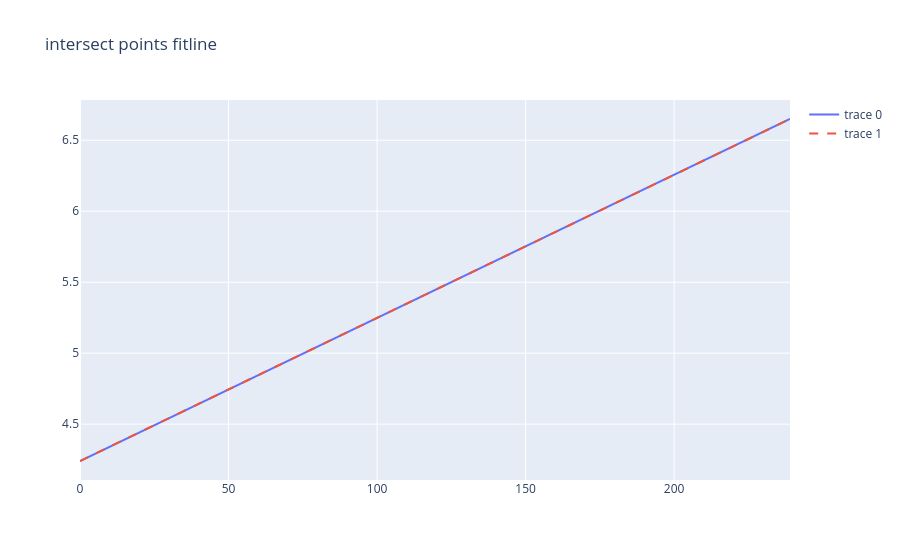
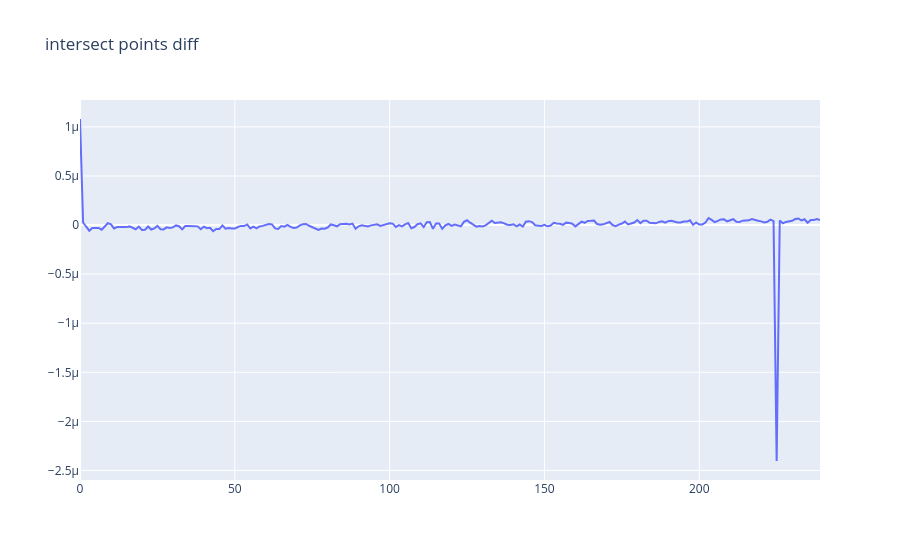
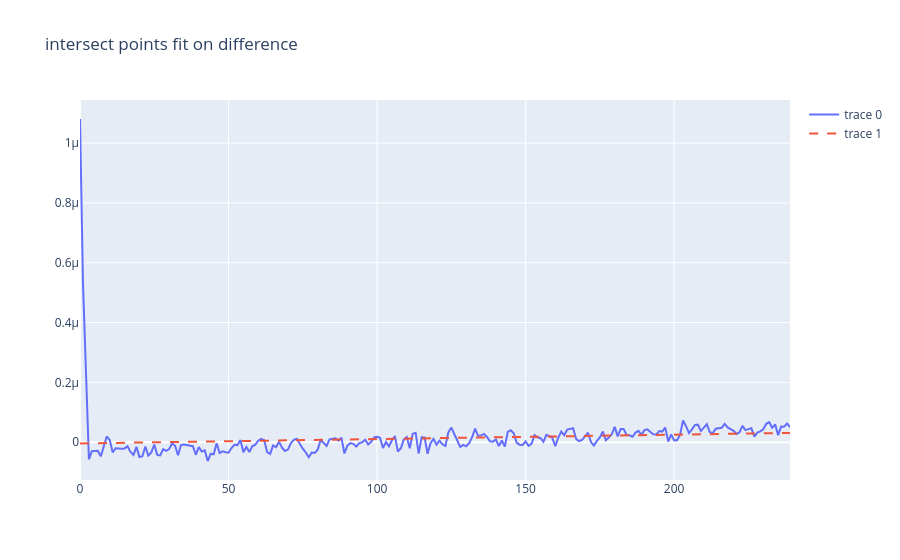
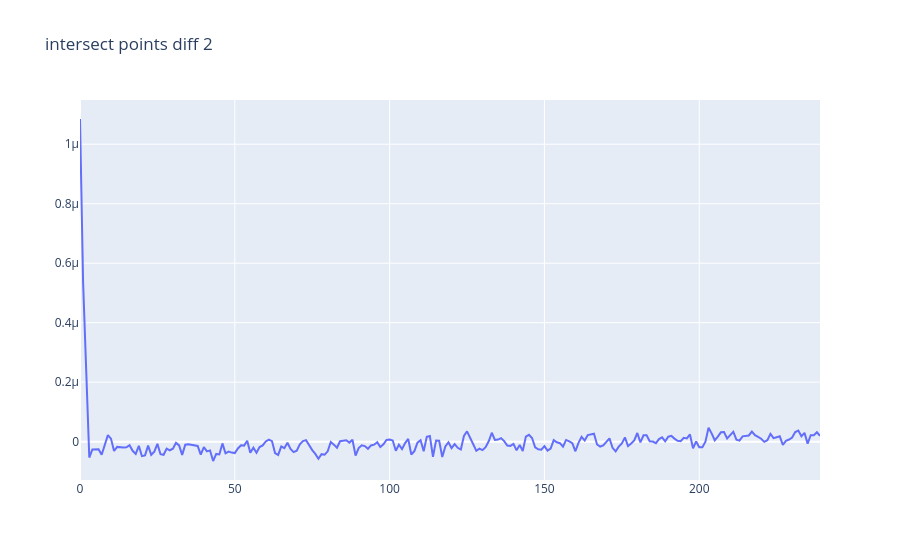

These figures' notebook cell, in order:
### Code cell
print(f"guessed: {coeft=} coeff_time={coeff_time[0]:.12f},{coeff_time[1]:.12f} cfo ppm from time: {1 - coeff_time[0] / Config.nsampf * Config.fs} cfo: {(1 - coeff_time[0] / Config.nsampf * Config.fs) * Config.sig_freq}")
pltfig(((sec_xlist, sec_tlist), (sec_xlist, xp.polyval(coeff_time, sec_xlist))), title="intersect points fitline").show()
pltfig1(sec_xlist, sec_tlist - xp.polyval(coeff_time, sec_xlist), title="intersect points diff").show()

sec_tdiff_list = sec_tlist - xp.polyval(coeff_time, sec_xlist)
sec_smoothed_tlist = sec_tlist.copy()
for pidx in range(1, len(sec_tdiff_list) - 1):
    if abs(sec_tdiff_list[pidx] - sec_tdiff_list[pidx-1]) > 0.2e-6 and abs(sec_tdiff_list[pidx] + sec_tdiff_list[pidx-1]) > 0.2e-6:
        sec_tdiff_list[pidx] = (sec_tdiff_list[pidx-1] + sec_tdiff_list[pidx+1])/2
        sec_smoothed_tlist[pidx] = (sec_smoothed_tlist[pidx-1] + sec_smoothed_tlist[pidx+1])/2

coeff_time_error = xp.polyfit(sec_xlist, sec_tdiff_list, 1)
pltfig(((sec_xlist, sec_tdiff_list), (sec_xlist, xp.polyval(coeff_time_error, sec_xlist))),
       title="intersect points fit on difference").show()
pltfig1(sec_xlist, sec_tdiff_list - xp.polyval(coeff_time_error, sec_xlist), title="intersect points diff 2").show()
print(f"coeff_time_error={coeff_time_error[0]:.12f},{coeff_time_error[1]:.12f}")

### Figure 1 — Plotly figure (JSON) as saved in the notebook; plotly's stock layout.template omitted (floating-point values rounded to 4 significant figures; data arrays with more than 128 entries replaced by an {"elided": "..."} marker saying what was removed)
{"data": [{"mode": "lines", "type": "scatter", "x": {"elided": "240 int values"}, "y": {"elided": "240 float values"}}, {"line": {"dash": "dash"}, "mode": "lines", "type": "scatter", "x": {"elided": "240 int values"}, "y": {"elided": "240 float values"}}], "layout": {"title": {"text": "intersect points fitline"}}}

### Figure 2 — Plotly figure (JSON) as saved in the notebook; plotly's stock layout.template omitted (floating-point values rounded to 4 significant figures; data arrays with more than 128 entries replaced by an {"elided": "..."} marker saying what was removed)
{"data": [{"mode": "lines", "type": "scatter", "x": {"elided": "240 int values"}, "y": {"elided": "240 float values"}}], "layout": {"title": {"text": "intersect points diff"}}}

### Figure 3 — Plotly figure (JSON) as saved in the notebook; plotly's stock layout.template omitted (floating-point values rounded to 4 significant figures; data arrays with more than 128 entries replaced by an {"elided": "..."} marker saying what was removed)
{"data": [{"mode": "lines", "type": "scatter", "x": {"elided": "240 int values"}, "y": {"elided": "240 float values"}}, {"line": {"dash": "dash"}, "mode": "lines", "type": "scatter", "x": {"elided": "240 int values"}, "y": {"elided": "240 float values"}}], "layout": {"title": {"text": "intersect points fit on difference"}}}

### Figure 4 — Plotly figure (JSON) as saved in the notebook; plotly's stock layout.template omitted (floating-point values rounded to 4 significant figures; data arrays with more than 128 entries replaced by an {"elided": "..."} marker saying what was removed)
{"data": [{"mode": "lines", "type": "scatter", "x": {"elided": "240 int values"}, "y": {"elided": "240 float values"}}], "layout": {"title": {"text": "intersect points diff 2"}}}
